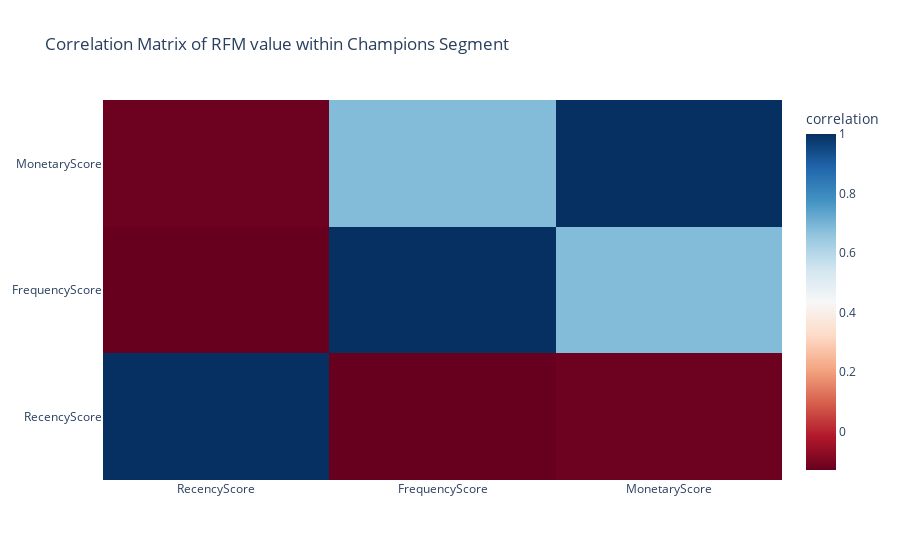

Notebook code cell kept with this figure:
### Code cell
correlation_matrix =champions_segment[['RecencyScore', 'FrequencyScore' , 'MonetaryScore']].corr()
fig_heatmap = go.Figure(data=go.Heatmap(
                   z=correlation_matrix.values,
                   x=correlation_matrix.columns,
                   y=correlation_matrix.columns,
                   colorscale='RdBu',
                   colorbar=dict(title='correlation')))

fig_heatmap.update_layout(title='Correlation Matrix of RFM value within Champions Segment')

fig_heatmap.show()

### Figure 1 — Plotly figure (JSON) as saved in the notebook; plotly's stock layout.template omitted (floating-point values rounded to 4 significant figures)
{"data": [{"colorbar": {"title": {"text": "correlation"}}, "colorscale": [[0, "rgb(103,0,31)"], [0.1, "rgb(178,24,43)"], [0.2, "rgb(214,96,77)"], [0.3, "rgb(244,165,130)"], [0.4, "rgb(253,219,199)"], [0.5, "rgb(247,247,247)"], [0.6, "rgb(209,229,240)"], [0.7, "rgb(146,197,222)"], [0.8, "rgb(67,147,195)"], [0.9, "rgb(33,102,172)"], [1, "rgb(5,48,97)"]], "type": "heatmap", "x": ["RecencyScore", "FrequencyScore", "MonetaryScore"], "y": ["RecencyScore", "FrequencyScore", "MonetaryScore"], "z": [[1, -0.1282, -0.1208], [-0.1282, 1, 0.6824], [-0.1208, 0.6824, 1]]}], "layout": {"title": {"text": "Correlation Matrix of RFM value within Champions Segment"}}}
